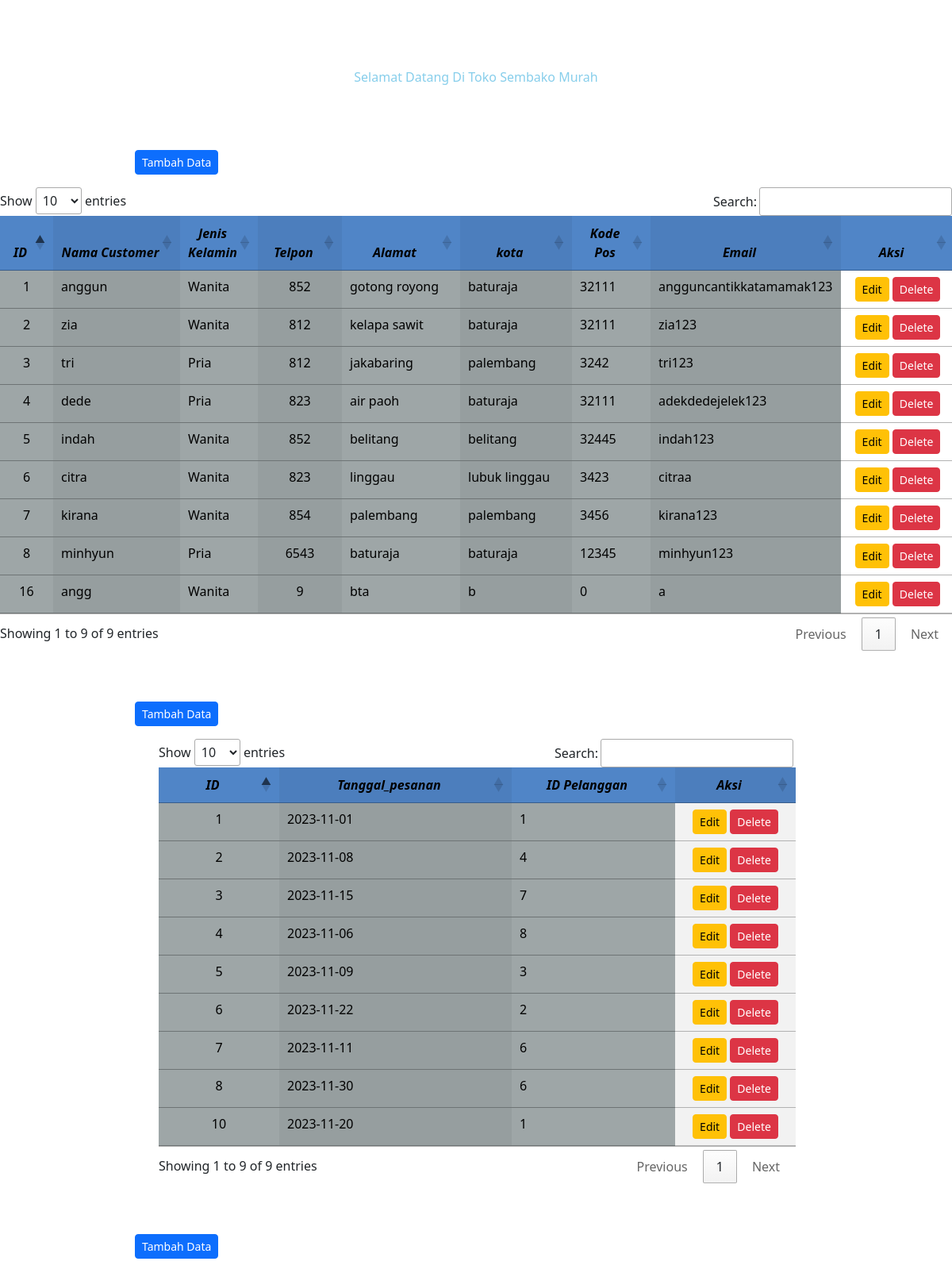
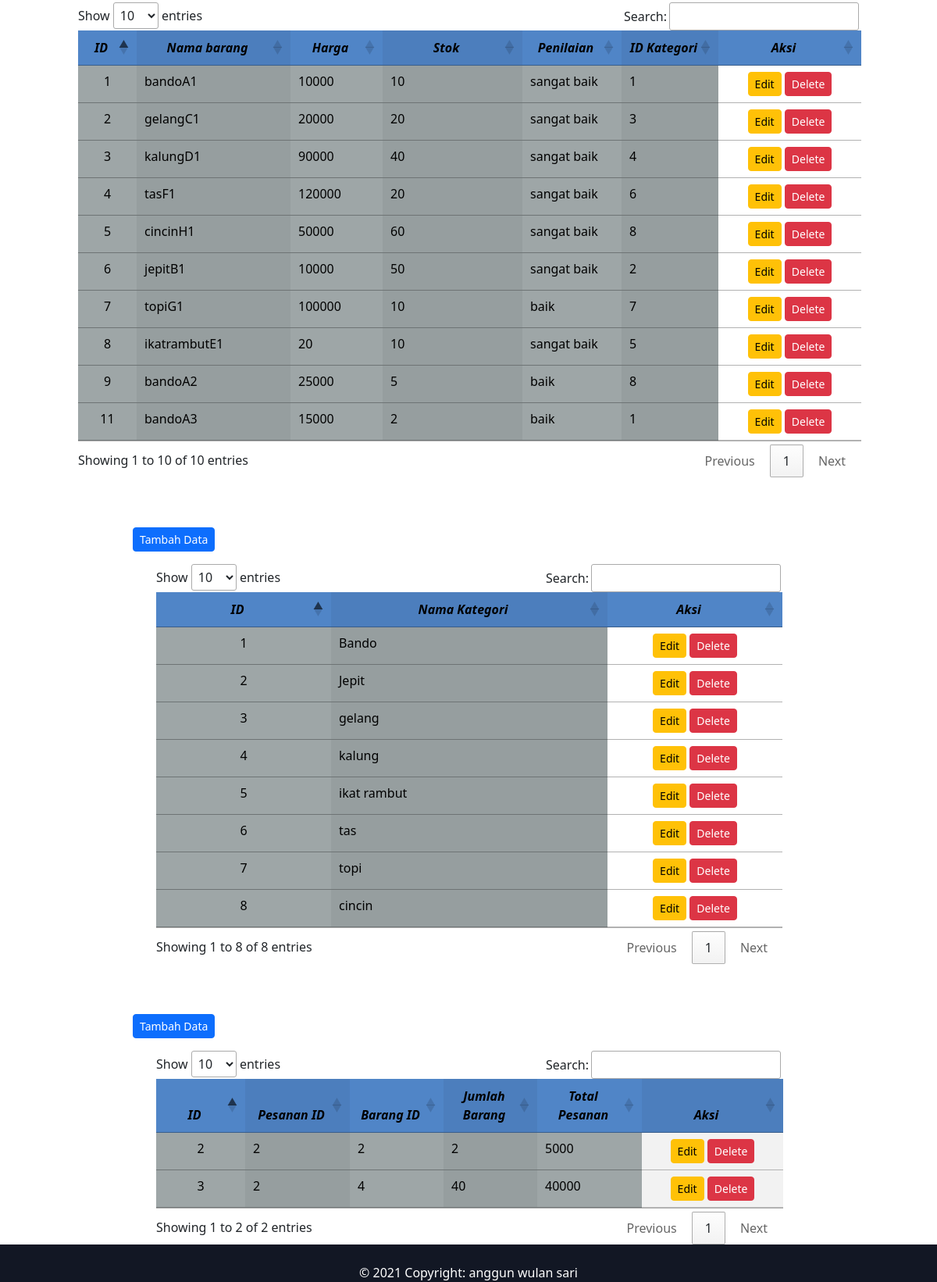
/tokoaksesoris/pelanggan/index.php, run on the app's committed database (2 pictures, top to bottom).
### tables this page shows
CREATE TABLE `pelanggan` (
  `id` int(11) NOT NULL,
  `nama` varchar(50) DEFAULT NULL,
  `jenis_kelamin` enum('Pria','Wanita') DEFAULT NULL,
  `no_telp` int(13) DEFAULT NULL,
  `alamat` text DEFAULT NULL,
  `kota` varchar(50) DEFAULT NULL,
  `kode_pos` int(13) DEFAULT NULL,
  `email` varchar(25) DEFAULT NULL
);

CREATE TABLE `pesanan` (
  `id` int(11) NOT NULL,
  `tanggal_pesanan` date DEFAULT NULL,
  `pelanggan_id` int(20) DEFAULT NULL
);

CREATE TABLE `barang` (
  `id` int(11) NOT NULL,
  `nama_barang` varchar(50) DEFAULT NULL,
  `harga` int(30) DEFAULT NULL,
  `stok` int(30) DEFAULT NULL,
  `penilaian` varchar(20) DEFAULT NULL,
  `kategori_id` int(20) DEFAULT NULL
);

CREATE TABLE `kategori` (
  `id` int(11) NOT NULL,
  `nama_kategori` varchar(50) DEFAULT NULL
);

CREATE TABLE `detail_pesanan` (
  `id` int(11) NOT NULL,
  `pesanan_id` int(30) DEFAULT NULL,
  `barang_id` int(30) DEFAULT NULL,
  `jumlah_barang` int(20) DEFAULT NULL,
  `total_pesanan` int(50) DEFAULT NULL
);

### tokoaksesoris/pelanggan/index.php (the view, shortened to what this page needs)
<?php
include "connection.php";
$query = mysqli_query($connection, "SELECT * FROM pelanggan");
$psn = mysqli_query($connection, "SELECT * FROM pesanan");
$brg = mysqli_query($connection, "SELECT * FROM barang");
$ktg = mysqli_query($connection, "SELECT * FROM kategori");
$dp = mysqli_query($connection, "SELECT * FROM detail_pesanan");
?>
<!DOCTYPE html>
<html lang="en">
<head>
    <link href="https://cdn.jsdelivr.net/npm/bootstrap@5.3.2/dist/css/bootstrap.min.css" rel="stylesheet">
    <link rel="stylesheet" href="https://cdn.datatables.net/1.13.4/css/jquery.dataTables.min.css">
</head>
<body>
    <h2 style="text-align: center; font-family:'Times New Roman'; color: white; "><u> <br>Toko Sembako Murah</u> </h2>
    <p style="text-align: center; color: skyblue;">Selamat Datang Di Toko Sembako Murah</p>
    <p style="padding-left: 170px; color: white;"><b><i><br>Tabel customer</i></b></p>
    <p style="padding-left: 170px;"><a class="btn btn-primary btn-sm" href="tambah.php" role="button">Tambah Data </a> </p>
    <div style="width:1200px; margin:0 auto;">
        <table id="table-pelanggan" class="table table-striped-columns">
            <thead>
                <tr>
                    <td width="50px" style="background-color: #5085c7; text-align: center;"> <b><i>ID </i></b></td>
                    <td width="200px" style="background-color: #5085c7; text-align: center;"> <b><i>Nama Customer</i></b></td>
                    <td width="50px" style="background-color: #5085c7; text-align: center;"> <b><i>Jenis Kelamin</i></b></td>
                    <td width="100px" style="background-color: #5085c7; text-align: center;"> <b><i>Telpon </i></b></td>
                    <td width="200px" style="background-color: #5085c7; text-align: center;"> <b><i>Alamat <br></i></b></td>
                    <td width="200px" style="background-color: #5085c7; text-align: center;"> <b><i>kota <br></i></b></td>
                    <td width="100px" style="background-color: #5085c7; text-align: center;"> <b><i>Kode Pos<br></i></b></td>
                    <td width="100px" style="background-color: #5085c7; text-align: center;"> <b><i>Email <br></i></b></td>
                    <td width="200px" style="background-color: #5085c7; text-align: center;"> <b><i>Aksi<br></i></b></td>
                </tr>
            </thead>
            <tbody>
                <?php if (mysqli_num_rows($query)) {
                ?>
                    <?php
                    while ($data = mysqli_fetch_array($query)) {
                    ?>
                        <tr>
                            <td style="background-color: #9ea6a7; text-align: center;"><?php echo $data['id']; ?></td>
                            <td style="background-color: #9ea6a7;"><?php echo $data['nama']; ?></td>
                            <td style="background-color: #9ea6a7;"><?php echo $data['jenis_kelamin']; ?></td>
                            <td style="background-color: #9ea6a7; text-align: center;"><?php echo $data['no_telp']; ?></td>
                            <td style="background-color: #9ea6a7;"><?php echo $data['alamat']; ?></td>
                            <td style="background-color: #9ea6a7;"><?php echo $data['kota']; ?></td>
                            <td style="background-color: #9ea6a7;"><?php echo $data['kode_pos']; ?></td>
                            <td style="background-color: #9ea6a7;"><?php echo $data['email']; ?></td>
                            <td align="center">
                                <a href="edit.php?id=<?php echo $data['id']; ?>" class="btn btn-warning btn-sm">Edit</a>
                                <a href="javascript:void(0);" onclick="confirmDelete(<?php echo $data['id']; ?>);" class="btn btn-danger btn-sm">Delete</a>
                            </td>
                        </tr>
                    <?php
                    } ?>
                <?php } ?>
            </tbody>
        </table>
    </div>
    <p style="padding-left: 170px; color: white;"><b><i><br>Tabel customer</i></b></p>
    <p style="padding-left: 170px;"><a class="btn btn-primary btn-sm" href="tambah_pesanan.php" role="button">Tambah Data </a> </p>
    <div style="width:800px; margin:0 auto;">
        <table id="table-pesanan" class="table table-striped-columns">
            <thead>
                <tr>
                    <td width="50px" style="background-color: #5085c7; text-align: center;"> <b><i>ID </i></b></td>
                    <td width="100px" style="background-color: #5085c7; text-align: center;"> <b><i>Tanggal_pesanan</i></b></td>
                    <td width="50px" style="background-color: #5085c7; text-align: center;"> <b><i> ID Pelanggan</i></b></td>
                    <td width="50px" style="background-color: #5085c7; text-align: center;"> <b><i> Aksi</i></b></td>
                </tr>
            </thead>
            <tbody>
                <?php if (mysqli_num_rows($psn)) {
                ?>
                    <?php
                    while ($pesanan = mysqli_fetch_array($psn)) {
                    ?>
                        <tr>
                            <td style="background-color: #9ea6a7; text-align: center;"><?php echo $pesanan['id']; ?></td>
                            <td style="background-color: #9ea6a7;"><?php echo $pesanan['tanggal_pesanan']; ?></td>
                            <td style="background-color: #9ea6a7;"><?php echo $pesanan['pelanggan_id']; ?></td>
                            <td align="center">
                                <a href="edit_pesanan.php?id=<?php echo $pesanan['id']; ?>" class="btn btn-warning btn-sm">Edit</a>
                                <a href="javascript:void(0);" onclick="confirmDelete(<?php echo $pesanan['id']; ?>);" class="btn btn-danger btn-sm">Delete</a>
                            </td>
                        </tr>
                    <?php
                    } ?>
                <?php } ?>
            </tbody>
        </table>
    </div>
    <p style="padding-left: 170px; color: white;"><b><i><br>Tabel customer</i></b></p>
    <p style="padding-left: 170px;"><a class="btn btn-primary btn-sm" href="tambah_barang.php" role="button">Tambah Data </a> </p>
    <div style="width:1000px; margin:0 auto;">
        <table id="table-barang" class="table table-striped-columns">
            <thead>
                <tr>
                    <td width="50px" style="background-color: #5085c7; text-align: center;"> <b><i>ID </i></b></td>
                    <td width="200px" style="background-color: #5085c7; text-align: center;"> <b><i>Nama barang</i></b></td>
                    <td width="100px" style="background-color: #5085c7; text-align: center;"> <b><i>Harga </i></b></td>
                    <td width="200px" style="background-color: #5085c7; text-align: center;"> <b><i>Stok<br></i></b></td>
                    <td width="100px" style="background-color: #5085c7; text-align: center;"> <b><i>Penilaian<br></i></b></td>
                    <td width="100px" style="background-color: #5085c7; text-align: center;"> <b><i>ID Kategori<br></i></b></td>
                    <td width="200px" style="background-color: #5085c7; text-align: center;"> <b><i>Aksi<br></i></b></td>
                </tr>
            </thead>
            <tbody>
                <?php
                if (mysqli_num_rows($brg) > 0) {
                ?>
                    <?php
                    while ($barang = mysqli_fetch_array($brg)) {
                    ?>
                        <tr>
                            <td style="background-color: #9ea6a7; text-align: center;"><?php echo $barang['id']; ?></td>
                            <td style="background-color: #9ea6a7;"><?php echo $barang['nama_barang']; ?></td>
                            <td style="background-color: #9ea6a7;"><?php echo $barang['harga']; ?></td>
                            <td style="background-color: #9ea6a7;"><?php echo $barang['stok']; ?></td>
                            <td style="background-color: #9ea6a7;"><?php echo $barang['penilaian']; ?></td>
                            <td style="background-color: #9ea6a7;"><?php echo $barang['kategori_id']; ?></td>
                            <td align="center">
                                <a href="edit_barang.php?id=<?php echo $barang['id']; ?>" class="btn btn-warning btn-sm">Edit</a>
                                <a href="javascript:void(0);" onclick="confirmDelete(<?php echo $barang['id']; ?>);" class="btn btn-danger btn-sm">Delete</a>
                            </td>
                        </tr>
                    <?php
                    } ?>
                <?php } ?>
            </tbody>
        </table>
    </div>
     <p style="padding-left: 170px; color: white;"><b><i><br>Tabel customer</i></b></p>
    <p style="padding-left: 170px;"><a class="btn btn-primary btn-sm" href="tambah_kategori.php" role="button">Tambah Data </a> </p>
    <div style="width:800px; margin:0 auto;">
        <table id="table-kategori" class="table table-striped-columns">
            <thead>
                <tr>
                    <td width="50px" style="background-color: #5085c7; text-align: center;"> <b><i>ID </i></b></td>
                    <td width="100px" style="background-color: #5085c7; text-align: center;"> <b><i>Nama Kategori</i></b></td>
                    <td width="50px" style="background-color: #5085c7; text-align: center;"> <b><i> Aksi</i></b></td>
                </tr>
            </thead>
            <tbody>
                <?php if (mysqli_num_rows($ktg)) {
                ?>
                    <?php
                    while ($kategori = mysqli_fetch_array($ktg)) {
                    ?>
                        <tr>
                            <td style="background-color: #9ea6a7; text-align: center;"><?php echo $kategori['id']; ?></td>
                            <td style="background-color: #9ea6a7;"><?php echo $kategori['nama_kategori']; ?></td>
                            <td align="center">
                                <a href="edit_kategori.php?id=<?php echo $kategori['id']; ?>" class="btn btn-warning btn-sm">Edit</a>
                                <a href="javascript:void(0);" onclick="confirmDelete(<?php echo $kategori['id']; ?>);" class="btn btn-danger btn-sm">Delete</a>
                            </td>
                        </tr>
                    <?php
                    } ?>
                <?php } ?>
            </tbody>
        </table>
    </div>
 <p style="padding-left: 170px; color: white;"><b><i><br>Tabel customer</i></b></p>
    <p style="padding-left: 170px;"><a class="btn btn-primary btn-sm" href="tambah_detail_pesanan.php" role="button">Tambah Data </a> </p>
    <div style="width:800px; margin:0 auto;">
        <table id="table-detail" class="table table-striped-columns">
            <thead>
                <tr>
                    <td width="50px" style="background-color: #5085c7; text-align: center;"> <b><i>ID </i></b></td>
                    <td width="50px" style="background-color: #5085c7; text-align: center;"> <b><i>Pesanan ID</i></b></td>
                    <td width="50px" style="background-color: #5085c7; text-align: center;"> <b><i> Barang ID</b></td>
                    <td width="50px" style="background-color: #5085c7; text-align: center;"> <b><i> Jumlah Barang<i></b></td>
                    <td width="50px" style="background-color: #5085c7; text-align: center;"> <b><i> Total Pesanan</i></b></td>
                    <td width="100px" style="background-color: #5085c7; text-align: center;"> <b><i> Aksi</i></b></td>
                </tr>
            </thead>
            <tbody>
                <?php if (mysqli_num_rows($dp)) {
                ?>
                    <?php
                    while ($detail_pesanan= mysqli_fetch_array($dp)) {
                    ?>
                        <tr>
                            <td style="background-color: #9ea6a7; text-align: center;"><?php echo $detail_pesanan['id']; ?></td>
                            <td style="background-color: #9ea6a7;"><?php echo $detail_pesanan['pesanan_id']; ?></td>
                            <td style="background-color: #9ea6a7;"><?php echo $detail_pesanan['barang_id']; ?></td>
                            <td style="background-color: #9ea6a7;"><?php echo $detail_pesanan['jumlah_barang']; ?></td>
                            <td style="background-color: #9ea6a7;"><?php echo $detail_pesanan['total_pesanan']; ?></td>
                            <td align="center">
                                <a href="edit_detail_pesanan.php?id=<?php echo $detail_pesanan['id']; ?>" class="btn btn-warning btn-sm">Edit</a>
                                <a href="javascript:void(0);" onclick="confirmDelete(<?php echo $detail_pesanan['id']; ?>);" class="btn btn-danger btn-sm">Delete</a>
                            </td>
                        </tr>
                    <?php
                    } ?>
                <?php } ?>
            </tbody>
        </table>
    </div>
    <footer>
        <div class="text-center p-4" style="background-color: #121724; height: 20px;">
            <p style="color: white;">© 2021 Copyright: anggun wulan sari <br></p>
        </div>
    </footer>
</body>
</html>

### data on the page
pelanggan: id "1", nama "anggun", jenis_kelamin "Wanita", no_telp "852", alamat "gotong royong", kota "baturaja", kode_pos "32111", email "angguncantikkatamamak123"
pelanggan: id "2", nama "zia", jenis_kelamin "Wanita", no_telp "812", alamat "kelapa sawit", kota "baturaja", kode_pos "32111", email "zia123"
pelanggan: id "3", nama "tri", jenis_kelamin "Pria", no_telp "812", alamat "jakabaring", kota "palembang", kode_pos "3242", email "tri123"
pelanggan: id "4", nama "dede", jenis_kelamin "Pria", no_telp "823", alamat "air paoh", kota "baturaja", kode_pos "32111", email "adekdedejelek123"
pelanggan: id "5", nama "indah", jenis_kelamin "Wanita", no_telp "852", alamat "belitang", kota "belitang", kode_pos "32445", email "indah123"
pelanggan: id "6", nama "citra", jenis_kelamin "Wanita", no_telp "823", alamat "linggau", kota "lubuk linggau", kode_pos "3423", email "citraa"
pelanggan: id "7", nama "kirana", jenis_kelamin "Wanita", no_telp "854", alamat "palembang", kota "palembang", kode_pos "3456", email "kirana123"
pelanggan: id "8", nama "minhyun", jenis_kelamin "Pria", no_telp "6543", alamat "baturaja", kota "baturaja", kode_pos "12345", email "minhyun123"
pelanggan: id "16", nama "angg", jenis_kelamin "Wanita", no_telp "9", alamat "bta", kota "b", kode_pos "0", email "a"
pesanan: id "1", tanggal_pesanan "2023-11-01", pelanggan "1"
pesanan: id "2", tanggal_pesanan "2023-11-08", pelanggan "4"
pesanan: id "3", tanggal_pesanan "2023-11-15", pelanggan "7"
pesanan: id "4", tanggal_pesanan "2023-11-06", pelanggan "8"
pesanan: id "5", tanggal_pesanan "2023-11-09", pelanggan "3"
pesanan: id "6", tanggal_pesanan "2023-11-22", pelanggan "2"
pesanan: id "7", tanggal_pesanan "2023-11-11", pelanggan "6"
pesanan: id "8", tanggal_pesanan "2023-11-30", pelanggan "6"
pesanan: id "10", tanggal_pesanan "2023-11-20", pelanggan "1"
barang: id "1", nama_barang "bandoA1", harga "10000", stok "10", penilaian "sangat baik", kategori "1"
barang: id "2", nama_barang "gelangC1", harga "20000", stok "20", penilaian "sangat baik", kategori "3"
barang: id "3", nama_barang "kalungD1", harga "90000", stok "40", penilaian "sangat baik", kategori "4"
barang: id "4", nama_barang "tasF1", harga "120000", stok "20", penilaian "sangat baik", kategori "6"
barang: id "5", nama_barang "cincinH1", harga "50000", stok "60", penilaian "sangat baik", kategori "8"
barang: id "6", nama_barang "jepitB1", harga "10000", stok "50", penilaian "sangat baik", kategori "2"
barang: id "7", nama_barang "topiG1", harga "100000", stok "10", penilaian "baik", kategori "7"
barang: id "8", nama_barang "ikatrambutE1", harga "20", stok "10", penilaian "sangat baik", kategori "5"
barang: id "9", nama_barang "bandoA2", harga "25000", stok "5", penilaian "baik", kategori "8"
barang: id "11", nama_barang "bandoA3", harga "15000", stok "2", penilaian "baik", kategori "1"
kategori: id "1", nama_kategori "Bando"
kategori: id "2", nama_kategori "Jepit"
kategori: id "3", nama_kategori "gelang"
kategori: id "4", nama_kategori "kalung"
kategori: id "5", nama_kategori "ikat rambut"
kategori: id "6", nama_kategori "tas"
kategori: id "7", nama_kategori "topi"
kategori: id "8", nama_kategori "cincin"
detail_pesanan: id "2", pesanan "2", barang "2", jumlah_barang "2", total_pesanan "5000"
detail_pesanan: id "3", pesanan "2", barang "4", jumlah_barang "40", total_pesanan "40000"
